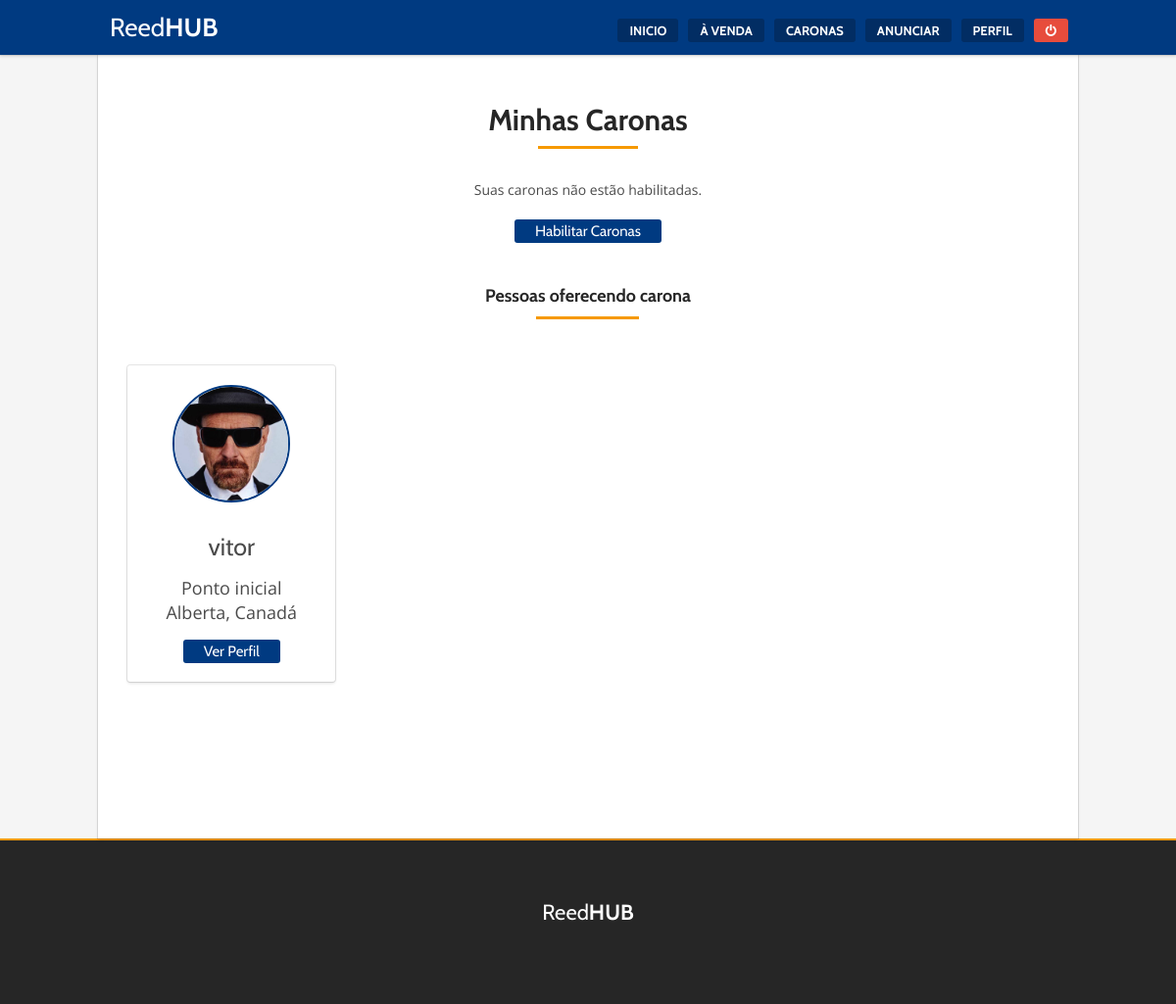
/caronas.php (signed in), run on the app's committed database.
### tables this page shows
CREATE TABLE `caronas` (
  `id` int(11) NOT NULL,
  `user_id` int(11) NOT NULL,
  `start` varchar(150) NOT NULL,
  `status` int(11) NOT NULL,
  `ref1` varchar(150) NOT NULL,
  `ref2` varchar(150) NOT NULL,
  `point1` varchar(150) NOT NULL,
  `point2` varchar(150) NOT NULL
);

CREATE TABLE `user` (
  `id` int(11) NOT NULL,
  `username` varchar(30) NOT NULL,
  `password` varchar(100) NOT NULL,
  `email` varchar(100) NOT NULL,
  `profile_cover` varchar(150) NOT NULL,
  `profile_image` varchar(150) NOT NULL DEFAULT 'default.png',
  `profile_floor` int(11) NOT NULL,
  `profile_phone` int(11) NOT NULL,
  `profile_sector` varchar(20) NOT NULL,
  `user_messages` int(11) NOT NULL
);

### safe.php (called while the page is built, shortened)
<?php
$user_get = mysql_query("SELECT * FROM `user` WHERE `id`='".$_SESSION['uid']."'") or die(mysql_error());
$user = mysql_fetch_assoc($user_get);
$user_id = $user['id'];
$get_ride_status = mysql_query("SELECT * FROM caronas WHERE user_id = '$user_id'");
$ride = mysql_fetch_assoc($get_ride_status);
$ride_status = $ride['status'];

### functions.php (called while the page is built, shortened)
<?php
function userUrl ($id) {
	$profile_url = "perfil.php?profile_id=$id&ver=Ver+Perfil";
	return $profile_url;
}
?>

### caronas.php (the view, shortened to what this page needs)
<?php include("header.php") ?>
<div class="rx_wrapper">
<div class="go-title-area center">
	<h2 class="go-title x1">
		Minhas Caronas
	</h2>
</div>
<?php if ($ride_status == null || 0): ?>
<div class="go-title-area center">
	Suas caronas não estão habilitadas. <br><br>
	<a href="cadastrar-carona.php" class="go-button small">Habilitar Caronas</a>
</div>
<?php endif; ?>
<div class="go-title-area center">
	<h4 class="go-title x1">
		Pessoas oferecendo carona
	</h4>
</div>
<section class="default-services go-flex center">
	<?php
	$query = "SELECT * FROM caronas";
	if ($result = $mysqli->query($query)): ?>
	<?php while($obj = $result->fetch_object()): ?>
		<?php
		$profile_id = $obj->user_id;
		?>
		<?php
		$profile_get = mysql_query("SELECT * FROM user WHERE id = '$profile_id'") or die(mysql_error());
		$profile = mysql_fetch_assoc($profile_get);
		$profile_username = $profile['username'];
		$profile_image = $profile['profile_image'];
		$profile_id = $profile['id'];
		?>
		<div class="default-services__item">
		<form style="height: 100%" method="GET" action="produto.php">
			<div class="item-inner go-box-1 hover-1">
				<div class="item-thumb">
					<img src="fotos/<?php echo "$profile_image"; ?>" alt="">
				</div>
					<div class="item-subtitle">
						<?php echo "$profile_username"; ?>
					</div>
					<div class="item-content">
						Ponto inicial
						<p><?php echo "$obj->start"; ?></p>
					</div>
					<div class="item-options">
						<a href="<?php echo userUrl($profile_id) ?>" class="go-button small">Ver Perfil</a>
					</div>
			</div>
			</form>
		</div>
	<?php endwhile; ?>
<?php endif; ?>
</section>
<?php include("footer.php") ?>

### css/style.css (style rules this page uses)
body { color: #4a4a4a; font-family: 'Open Sans'; background-color: #f5f5f5; }
a { text-decoration: none !important; }
a:link { text-decoration: none; }
img { display: block; max-width: 100%; height: auto; }
.center { text-align: center !important; }
.go-button, .go-button.call, .go-button.fixed { background-color: #003a81; padding: 5px 25px; font: 20px "Cabin"; color: #fff; border: 1px solid transparent; border-radius: 3px; display: inline-block; margin: 0 auto; margin-bottom: 5px; }
.go-button.small { font-size: 15px; padding: 2px 20px; }
h1, h2, h3, h4, h5, h6 { font-family: "Cabin"; font-weight: bold; color: #262626; }
.go-title-area { display: block; margin: 30px 0px; }
.go-title, .go-title.x1 { font-family: "Cabin"; display: inline-block; position: relative; margin-bottom: 15px; padding-bottom: 5px; }
.go-title:after, .go-title.x1:after { content: ""; height: 4px; width: 100%; background-image: linear-gradient(-90deg, #f69900 0%, #f69900 100%); display: inline-block; position: absolute; bottom: 0; left: 0; }
.go-title.x1 { padding-bottom: 0; }
.go-title.x1:after { content: ''; position: absolute; left: 0; right: 0; top: 100%; margin: 10px auto; width: 50%; height: 3px; background: #f69900; }
.go-flex { overflow: hidden; display: -webkit-flex; display: -ms-flexbox; display: flex; list-style-type: none; -webkit-flex-wrap: wrap; -ms-flex-wrap: wrap; flex-wrap: wrap; }
.go-box-default, .go-box-1, .go-box-2, .go-box-3, .go-box-4, .go-box-7 { width: 100%; box-shadow: 0 2px 3px rgba(10, 10, 10, 0.1), 0 0 0 1px rgba(10, 10, 10, 0.1); border-radius: 3px; display: inline-block; position: relative; height: 99%; background-color: #FFF; border-bottom: 2px solid transparent; }
.go-box-1 > .item-thumb { margin-top: 20px; }
.go-box-1 > .item-thumb img { width: 120px; height: 120px; border: 2px solid #003a81; border-radius: 50%; margin: 0 auto; text-align: center; margin-bottom: 30px; }
.go-box-1 > .item-subtitle { font: 25px "Cabin"; }
.go-box-1 > .item-content { margin-top: 15px; line-height: 25px; font-size: 18px; word-wrap: break-word; }
.go-box-1 > .item-options { margin-top: 15px; margin-bottom: 15px; }
.default-services { position: relative; min-height: 1px; padding-left: 15px; padding-right: 15px; padding: 0; }
@media (min-width: 992px) { .default-services { float: left; width: 100%; } }
.default-services > .default-services__item { position: relative; float: left; width: 100%; min-height: 1px; padding-left: 15px; padding-right: 15px; position: relative; min-height: 1px; padding-left: 15px; padding-right: 15px; position: relative; min-height: 1px; padding-left: 15px; padding-right: 15px; margin: 15px 0px; }
@media (min-width: 768px) { .default-services > .default-services__item { float: left; width: 50%; } }
@media (min-width: 992px) { .default-services > .default-services__item { float: left; width: 25%; } }
.rx_wrapper { position: relative; min-height: 1px; padding-left: 15px; padding-right: 15px; background-color: #fff; box-shadow: 0 2px 3px rgba(10, 10, 10, 0.1), 0 0 0 1px rgba(10, 10, 10, 0.1); min-height: 100vh; padding-bottom: 30px; }
@media (min-width: 992px) { .rx_wrapper { float: left; width: 83.33333%; } }
@media (min-width: 992px) { .rx_wrapper { margin-left: 8.33333%; } }

### data on the page
caronas: user.profile_image (picture), user.username "vitor", start "Alberta, Canadá"
